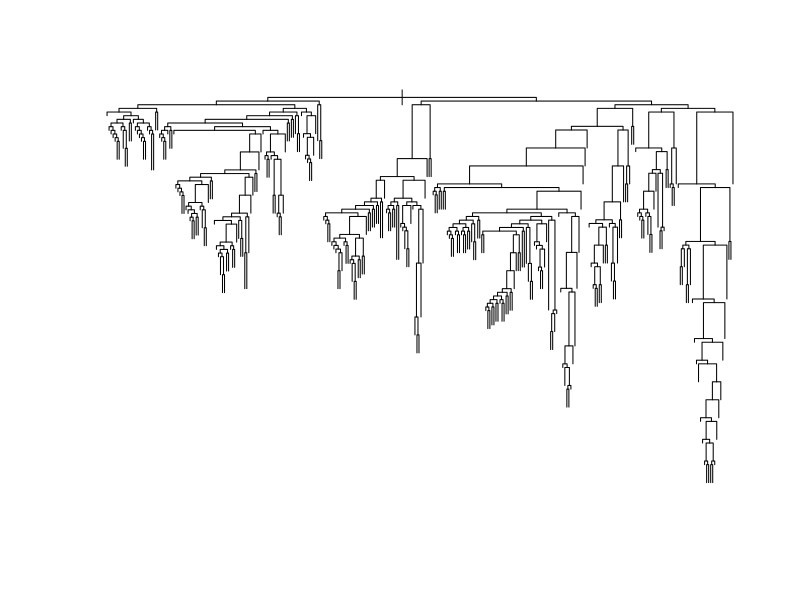
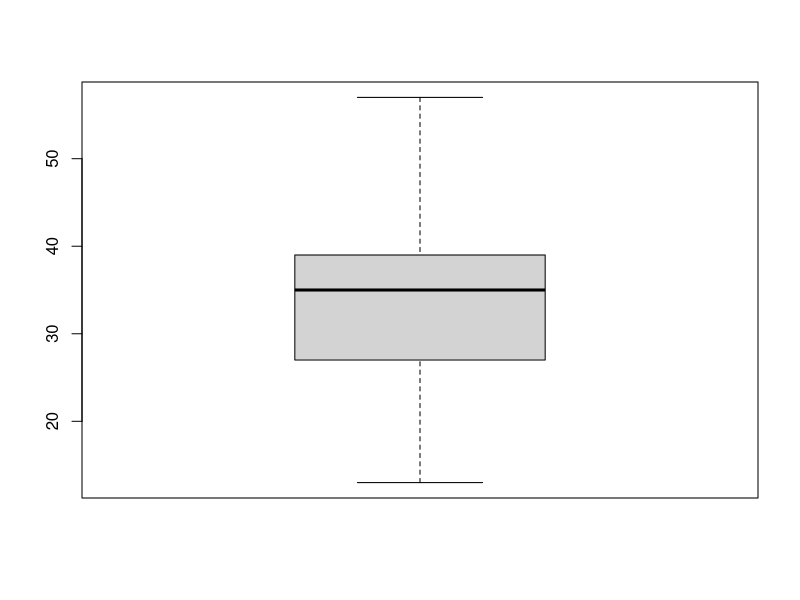
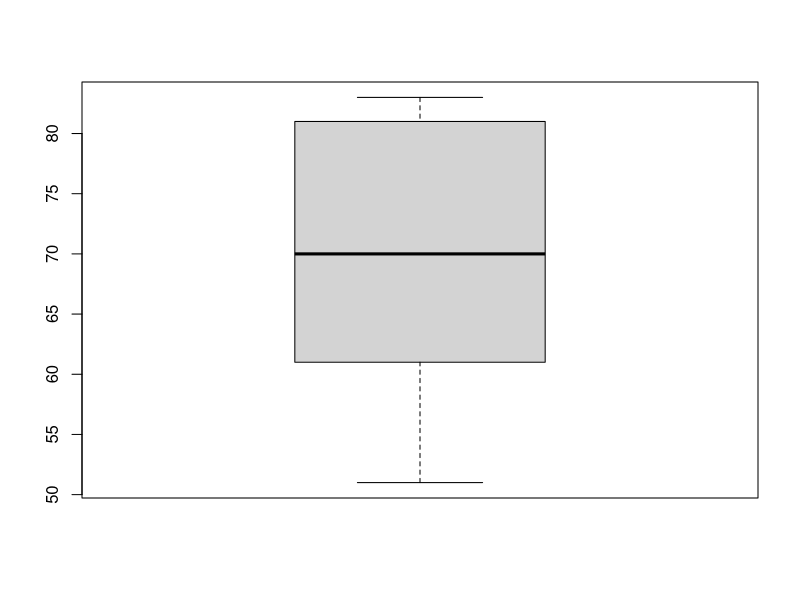
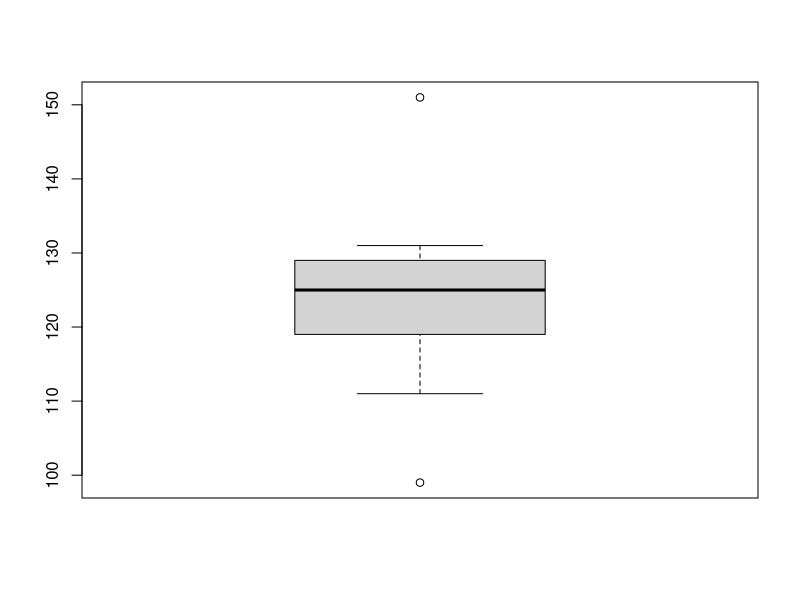
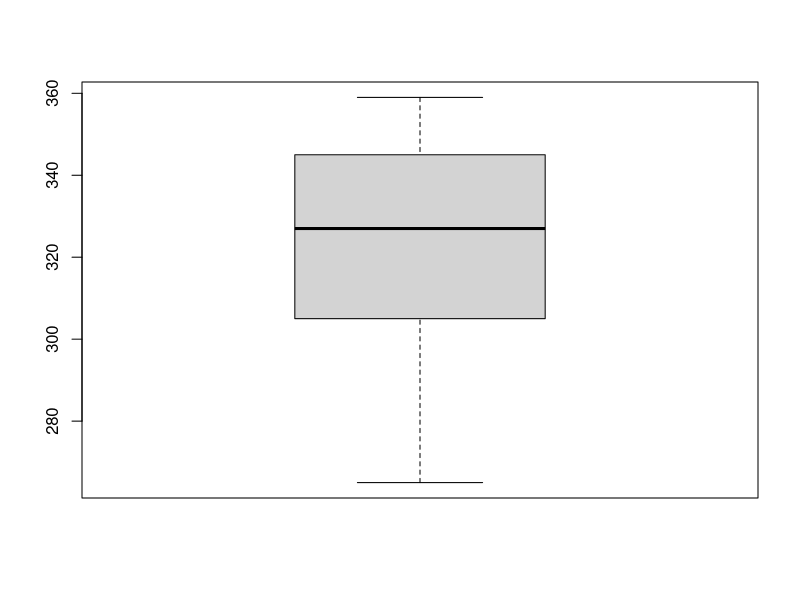
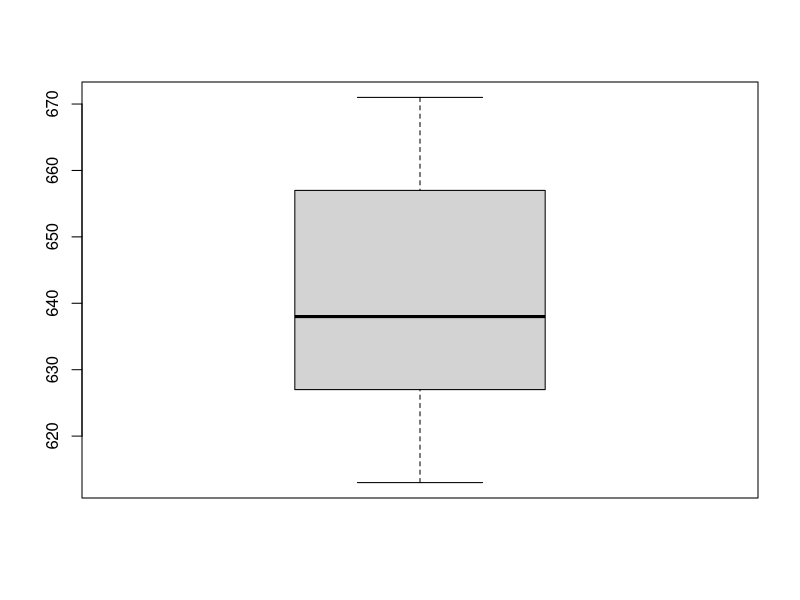

Source code (R) for these figures, in order:
library(rpart)

playTennis <- read.csv("playTennis.csv", row.names=1)
caravanTrain <- read.csv("CaravanTrain.csv", row.names=1)
caravanTest <- read.csv("CaravanTest.csv", row.names=1)

# Question 6
cfit <- rpart(Class ~ outlook + temperature + humidity + wind, data=playTennis, method='class', control=rpart.control(minsplit=1))
#cfit <- rpart(Class ~ ., data=playTennis, method='class', control=rpart.control(minsplit=1))
#print(cfit)
#par(mfrow = c(1,2), xpd = NA)
#plot(cfit)
#text(cfit, use.n=TRUE)


# Question 6 (suite)
caravanTrainModel <- rpart(Purchase ~ ., data=caravanTrain, control=rpart.control(minsplit=1, cp=0))
# le numéro de noeuds est dim(caravanTrainModel$frame)[1]
#sink(file="result.txt")
#print(caravanTrainModel)
plot(caravanTrainModel)
#text(caravanTrainModel, use.n=TRUE)


# Question 7
# confusion matrix of test set
t7_1 <- table(predict(caravanTrainModel, caravanTest, type='class'), caravanTest$Purchase)
print(t7_1)
accuracy7_1 <- (t7_1[1] + t7_1[4])/sum(t7_1)
cat("accuracy: ", accuracy7_1*100, "%\n")
# confusion matrix of train set
t7_2 <- table(predict(caravanTrainModel, caravanTrain, type='class'), caravanTrain$Purchase)
print(t7_2)
accuracy7_2 <- (t7_2[1] + t7_2[4])/sum(t7_2)
cat("accuracy: ", accuracy7_2*100, "%\n")
# Le training set n'est pas forcément bon, si les valeurs étaient inconsistent à la base lorsqu'on créait le decision tree.


# Question 8
n = dim(caravanTrain)[1]
for (i in 1:5) {
	chosen <- sample(1:n, n/4) # sample of 25%	
	training <- caravanTrain[chosen,]
	#test <- mycars[-chosen,]

	caravanTrainModelQuart <- rpart(Purchase ~ ., data=training, control=rpart.control(minsplit=1, cp=0))

	cat("\n\nrun ", i, " of 5:")
	# confusion matrix of test set (of ALL the testing set)
	t8_1 <- table(predict(caravanTrainModelQuart, caravanTest, type='class'), caravanTest$Purchase)
	print(t8_1)
	accuracy8_1 <- (t8_1[1] + t8_1[4])/sum(t8_1)
	cat("accuracy of test set: ", accuracy8_1*100, "%\n")
	# confusion matrix of train set
	t8_2 <- table(predict(caravanTrainModel, training, type='class'), training$Purchase)
	print(t8_2)
	accuracy8_2 <- (t8_2[1] + t8_2[4])/sum(t8_2)
	cat("accuracy of training set: ", accuracy8_2*100, "%\n")
}


# Question 9
n = dim(caravanTrain)[1]
for (i in c(.05, .1, .2, .5, .99)) {
	t9_1 <- 0
	t9_2 <- 0
	accuracy9_1 <- 0
	accuracy9_2 <- 0

	test_boxplot <- c()

	for (j in 1:10) {
		chosen <- sample(1:n, n*i) # sample of 5%, 10%, 20%, 50% or 90%
		if (j == 1) {
			cat("dim of chosen: ", length(chosen), "\n")
		}
		training <- caravanTrain[chosen,]
		#test <- mycars[-chosen,]

		caravanTrainModelQuart <- rpart(Purchase ~ ., data=training, control=rpart.control(minsplit=1, cp=0))
		test_boxplot <- c(test_boxplot, dim(caravanTrainModelQuart$frame)[1])
		cat("hello: ", dim(caravanTrainModelQuart$frame)[1], "\n")

		# confusion matrix of test set (of ALL the testing set)
		t9_1 <- t9_1 + table(predict(caravanTrainModelQuart, caravanTest, type='class'), caravanTest$Purchase)
		#accuracy9_1 <- (t9_1[1] + t9_1[4])/sum(t9_1)
		# confusion matrix of train set
		t9_2 <- t9_2 + table(predict(caravanTrainModel, training, type='class'), training$Purchase)
		#accuracy9_2 <- (t9_2[1] + t9_2[4])/sum(t9_2)
	}

	boxplot(test_boxplot)

	t9_1 <- t9_1 / 10
	t9_2 <- t9_2 / 10
	accuracy9_1 <- (t9_1[1] + t9_1[4])/sum(t9_1)
	accuracy9_2 <- (t9_2[1] + t9_2[4])/sum(t9_2)

	cat("accuracy of test set for ", i, ": ", accuracy9_1*100, "%\n")
	cat("accuracy of training set ", i, ": ", accuracy9_2*100, "%\n")
}


















